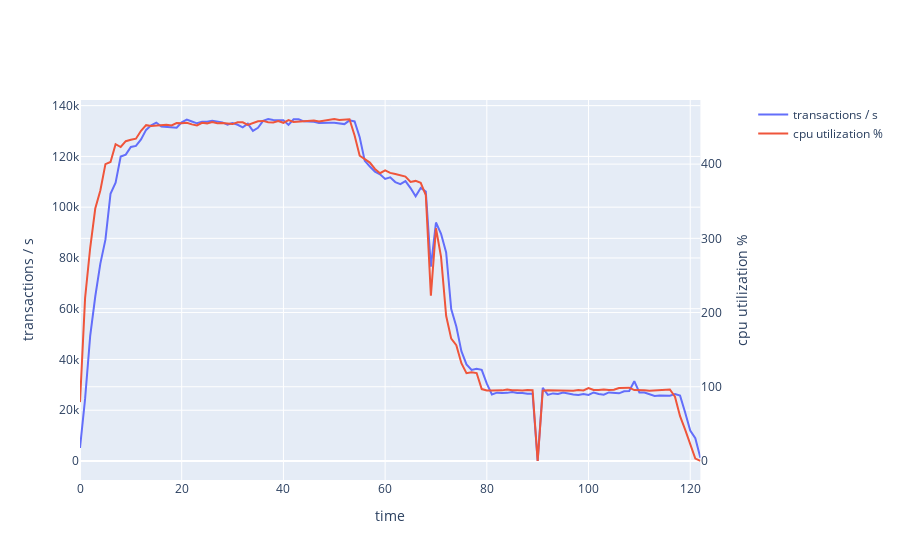

Notebook code cell kept with this figure:
### Markdown cell above
**Combined:**

### Code cell
import plotly.graph_objects as go
from plotly.subplots import make_subplots
import pandas as pd
import functools 

fig = make_subplots(specs=[[{"secondary_y": True}]])

dfs = []

for x in range(0, 5):
    df = pd.read_csv(f"sharded-tests/benches/server{x}.csv")
    df['time'] = pd.to_datetime(df['time'], unit='ms')
    df = df.set_index('time')
    df = df.resample("1s").sum()
    dfs.append(df)

d = pd.concat(dfs).groupby("time").sum()

fig.add_trace(
    go.Scatter(y=d['tx'], name="transactions / s"),
    secondary_y=False,
)
    
fig.add_trace(
    go.Scatter(y=d['cpu_util'], name="cpu utilization %"),
    secondary_y=True,
)


fig.update_xaxes(title_text="time")
fig.update_yaxes(title_text="transactions / s", secondary_y=False)
fig.update_yaxes(title_text="cpu utilization %", secondary_y=True)

fig.show()

### Figure 1 — Plotly figure (JSON) as saved in the notebook; plotly's stock layout.template omitted (floating-point values rounded to 4 significant figures)
{"data": [{"name": "transactions / s", "type": "scatter", "xaxis": "x", "y": [5154, 24447, 49163, 64807, 77772, 87205, 105281, 109617, 119958, 120720, 123716, 124133, 126670, 130440, 132270, 133326, 131755, 131574, 131573, 131295, 133442, 134468, 133732, 133034, 133683, 133614, 134020, 133830, 133414, 132542, 133103, 132473, 131460, 132863, 130041, 131259, 133999, 134736, 134314, 134292, 134239, 132399, 134646, 134612, 133810, 133745, 133615, 133173, 133114, 133306, 133294, 133022, 132725, 134190, 133792, 127554, 118228, 116032, 113959, 112973, 111143, 111777, 109878, 109094, 110279, 107534, 104272, 107570, 106166, 76523, 93957, 89523, 82177, 59829, 52952, 43247, 38063, 35903, 36297, 35905, 30459, 26230, 26932, 26819, 26843, 27219, 26789, 26791, 26460, 26495, 0, 28859, 26055, 26633, 26413, 26970, 26460, 26187, 26045, 26386, 26015, 27007, 26430, 26092, 27013, 26895, 26658, 27493, 27600, 31446, 27019, 27007, 26206, 25636, 25821, 25732, 25732, 26346, 25767, 19128, 11976, 8958, 1266], "yaxis": "y"}, {"name": "cpu utilization %", "type": "scatter", "visible": true, "xaxis": "x", "y": [79.37, 219.4, 287.0, 340.2, 364.5, 400.0, 402.9, 426.8, 423.0, 430.9, 432.9, 434.3, 444.9, 452.5, 451.3, 452.2, 452.2, 453.0, 452.2, 455.3, 455.1, 455.6, 453.5, 452.1, 455.7, 454.9, 456.8, 455.2, 455.5, 454.6, 453.9, 456.2, 456.4, 452.9, 455.1, 457.6, 458.2, 456.3, 456.1, 458.0, 455.7, 459.4, 456.7, 457.3, 457.9, 458.2, 458.9, 457.6, 458.4, 459.4, 460.8, 459.4, 460.1, 460.4, 438.5, 411.3, 406.7, 402.1, 393.5, 387.7, 391.6, 388.2, 386.8, 384.7, 383.2, 376.0, 377.4, 374.7, 358.4, 222.8, 313.5, 275.1, 195.7, 164.8, 156.1, 131.8, 118.3, 119.4, 118.5, 96.9, 94.89, 94.99, 95.08, 95.16, 96.29, 95.27, 95.44, 94.86, 95.57, 95.34, 0, 94.79, 95.34, 95.11, 95.82, 95.51, 94.95, 94.72, 95.56, 95.06, 98.38, 95.65, 95.6, 96.31, 95.68, 95.96, 98.27, 99.05, 98.83, 95.58, 95.92, 95.45, 94.81, 95.38, 95.09, 95.66, 96.37, 86.71, 60.36, 42.17, 22.39, 3.268, 0.07811], "yaxis": "y2"}], "layout": {"autosize": true, "xaxis": {"anchor": "y", "autorange": true, "domain": [0, 0.94], "range": [0, 122], "title": {"text": "time"}}, "yaxis": {"anchor": "x", "autorange": true, "domain": [0, 1], "range": [-7485.0, 142200.0], "title": {"text": "transactions / s"}, "type": "linear"}, "yaxis2": {"anchor": "x", "autorange": true, "overlaying": "y", "range": [-25.6, 486.4], "side": "right", "title": {"text": "cpu utilization %"}, "type": "linear"}}}
